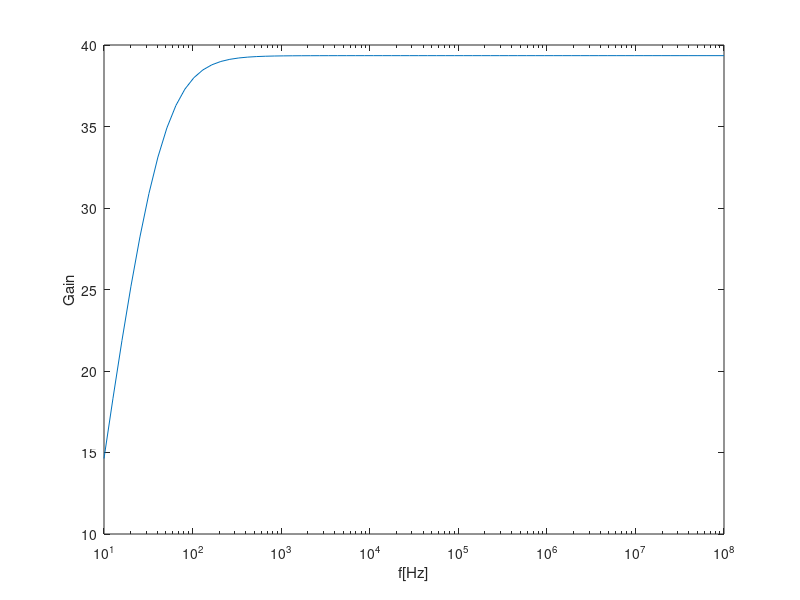

This figure's MATLAB source:
%gain stage

VT=25e-3;
BFN=178.7;
VAFN=69.7;
RE1=100;
RC1=400;
RB1=74500;
RB2=20000;
VBEON=0.7;
VCC=12;
RS=100;

RB=1/(1/RB1+1/RB2)
VEQ=RB2/(RB1+RB2)*VCC
IB1=(VEQ-VBEON)/(RB+(1+BFN)*RE1)
IC1=BFN*IB1
IE1=(1+BFN)*IB1
VE1=RE1*IE1
VO1=VCC-RC1*IC1
VCE=VO1-VE1

tabela1=fopen('tabela1.tex', 'w+');
fprintf(tabela1, ' \\begin{table}[h] \n \\label{tab:tables} \n \\begin{center} \n \\begin{tabular}{|c|c|} \n  \\hline \n   Operating Point & Value\\hspace{1mm}(V/A)\\\\ \n  \\hline \n  $I_{B1}$ & %.15f   \\\\ \n   \\hline \n  $I_{C1}$ & %.15f \\\\ \n   \\hline \n  $I_{E1}$ & %.15f \\\\ \n   \\hline \n  $V_{E1}$ & %.15f \\\\ \n   \\hline \n  $V_{O1}$ & %.15f \\\\ \n   \\hline \n  $V_{CE}$ & %.15f \\\\ \n   \\hline \n  \\end{tabular} \n \\caption{Solutions to Node Analysis Method} \n \\label{table:tab1} \n \\end{center} \n \\end{table} \n ' , IB1, IC1, IE1, VE1, VO1, VCE);
fclose(tabela1);




gm1=IC1/VT
rpi1=BFN/gm1
ro1=VAFN/IC1

RSB=RB*RS/(RB+RS)

AV1 = RSB/RS * RC1*(RE1-gm1*rpi1*ro1)/((ro1+RC1+RE1)*(RSB+rpi1+RE1)+gm1*RE1*ro1*rpi1 - RE1^2)
AVI_DB = 20*log10(abs(AV1))
AV1simple = RB/(RB+RS) * gm1*RC1/(1+gm1*RE1)
AVIsimple_DB = 20*log10(abs(AV1simple))

RE1=0
AV1 = RSB/RS * RC1*(RE1-gm1*rpi1*ro1)/((ro1+RC1+RE1)*(RSB+rpi1+RE1)+gm1*RE1*ro1*rpi1 - RE1^2)
AVI_DB = 20*log10(abs(AV1))
AV1simple =  - RSB/RS * gm1*RC1/(1+gm1*RE1)
AVIsimple_DB = 20*log10(abs(AV1simple))

RE1=100
ZI1 = 1/(1/RB+1/(((ro1+RC1+RE1)*(rpi1+RE1)+gm1*RE1*ro1*rpi1 - RE1^2)/(ro1+RC1+RE1)))
ZX = ro1*((RSB+rpi1)*RE1/(RSB+rpi1+RE1))/(1/(1/ro1+1/(rpi1+RSB)+1/RE1+gm1*rpi1/(rpi1+RSB)))
ZX = ro1*(   1/RE1+1/(rpi1+RSB)+1/ro1+gm1*rpi1/(rpi1+RSB)  )/(   1/RE1+1/(rpi1+RSB) )
ZO1 = 1/(1/ZX+1/RC1)

RE1=0
ZI1 = 1/(1/RB+1/(((ro1+RC1+RE1)*(rpi1+RE1)+gm1*RE1*ro1*rpi1 - RE1^2)/(ro1+RC1+RE1)))
ZO1 = 1/(1/ro1+1/RC1)

%ouput stage
BFP = 227.3;
VAFP = 37.2;
RE2 = 40;
VEBON = 0.7;
VI2 = VO1
IE2 = (VCC-VEBON-VI2)/RE2
IC2 =( BFP/(BFP+1))*IE2
VO2 = VCC - RE2*IE2

tabela2=fopen('tabela2.tex', 'w+');
fprintf(tabela2, ' \\begin{table}[h] \n \\label{tab:tables} \n \\begin{center} \n \\begin{tabular}{|c|c|} \n  \\hline \n   Operating Point  & Value \\hspace{1mm}(V/A)\\\\ \n  \\hline \n  $V_{I2}$ & %.15f   \\\\ \n   \\hline \n  $I_{E2}$ & %.15f \\\\ \n   \\hline \n  $I_{C2}$ & %.15f \\\\ \n   \\hline \n  $V_{E2}$ & %.15f \\\\ \n   \\hline \n   \\end{tabular} \n \\caption{Solutions to Node Analysis Method} \n \\label{table:tab2} \n \\end{center} \n \\end{table} \n ' , VI2, IE2, IC2, VO2);
fclose(tabela2);

gm2 = IC2/VT
go2 = IC2/VAFP
gpi2 = gm2/BFP
ge2 = 1/RE2

AV2 = gm2/(gm2+gpi2+go2+ge2)
ZI2 = (gm2+gpi2+go2+ge2)/gpi2/(gpi2+go2+ge2)
ZO2 = 1/(gm2+gpi2+go2+ge2)


%total
gB = 1/((1/gpi2)+ZO1)
AV = (gB+gm2/gpi2*gB)/(gB+ge2+go2+gm2/gpi2*gB)*AV1
AV_DB = 20*log10(abs(AV))
ZI=ZI1
ZO=1/(go2+gm2/gpi2*gB+ge2+gB)



%function log
function gain = funcf(f)
  RE1= 100;
  PI =  pi;
  vi= 1e-2;
  ZS= 100;
  Zi=1/(j*(1e-3)*2*PI*f);
  ZB=  15767.19577;
  Zpi1= 458.46;
  ZE1= 100;
  Zb=1/(j*(1e-3)*2*PI*f);
  Zo1= 7152.8;
  ZC=  400;
  Zpi2= 1/0.014007;
  ZE2= 40;
  Zo2=  1/0.0021396;
  Zo= 1/(j*(0.5e-3)*2*PI*f);
  gm1= 0.38978;
  gm2= 3.1838;




  ZE1b=1/((1/ZE1)+(1/Zb));
  ZE2o2=1/((1/ZE2)+(1/Zo2));

  GI=1/Zi;
  GS= 1/ZS;
  GB= 1/ZB;
  Gpi1= 1/Zpi1;
  GE1b=1/ZE1b;
  Go1= 1/Zo1;
  Gc= 1/ZC;
  Gpi2= 1/Zpi2;
  GE2o2= 1/ZE2o2;
  Go=1/Zo;
  G8= 1/8;


  A1 = [1, 0, 0, 0, 0, 0,0];
  A2 = [0, GI+GB+Gpi1, -Gpi1, 0,0 , 0,-GI];
  A3 = [0,gm1+Gpi1 ,-gm1-Gpi1-GE1b-Go1 , Go1, 0, 0,0];
  A4 = [0, gm1, -gm1-Go1, Go1+Gc+Gpi2,-Gpi2 , 0,0];
  A5 = [0, 0, 0,Gpi2+gm2 ,-Gpi2-gm2-GE2o2-Go , Go,0];
  A6 = [0 , 0, 0, 0, Go,-Go-G8,0 ];
  A7 = [ -GS, -GI, 0, 0,0 , 0, GS+GI];

  A=[A1; A2; A3; A4; A5; A6; A7];
  b = [vi; 0; 0; 0; 0; 0; 0];

  v=A\b;

  gain=20*log10(abs(v(6))/vi);
  %gain=abs(v(6));
endfunction

function [y] = func(x)
  for i = 1:70
    y(i)=funcf(x(i));
  end
endfunction




F=logspace(1, 8, 70);
f3 = figure ();
semilogx(F,func(F))
%fplot (funcf(F), 'r');
xlabel ('f[Hz]');
ylabel ('Gain');
print (f3, 'gain.eps', '-depsc');
